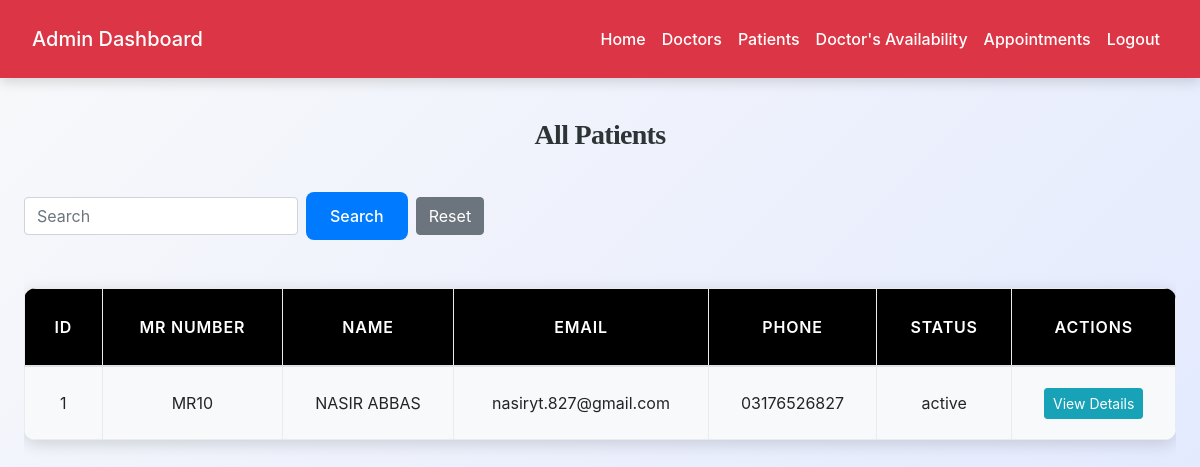
Page /admin/view_patients.php (signed in) on the committed database.
### tables this page shows
CREATE TABLE `patients` (
  `id` int(11) NOT NULL,
  `mr_number` varchar(20) NOT NULL,
  `name` varchar(100) NOT NULL,
  `email` varchar(100) DEFAULT NULL,
  `phone` varchar(15) NOT NULL,
  `password` varchar(255) DEFAULT NULL,
  `blood_group` varchar(10) DEFAULT NULL,
  `allergies` text DEFAULT NULL,
  `emergency_contact_name` varchar(150) DEFAULT NULL,
  `date_of_birth` date DEFAULT NULL,
  `gender` enum('male','female','other') DEFAULT NULL,
  `address` text DEFAULT NULL,
  `guardian_name` varchar(100) DEFAULT NULL,
  `guardian_phone` varchar(15) DEFAULT NULL,
  `registration_date` date DEFAULT curdate(),
  `status` enum('active','inactive') DEFAULT 'active',
  `created_at` timestamp NOT NULL DEFAULT current_timestamp()
);

### admin/view_patients.php (the view, shortened to what this page needs)
<?php
include('config.php');
$search = isset($_GET['search']) ? $conn->real_escape_string($_GET['search']) : '';
$query="SELECT * FROM patients";
$query.=" ORDER BY id DESC";
$res = $conn->query($query);
?>
<!DOCTYPE html>
<html>
<head>
    <link rel="stylesheet" href="https://stackpath.bootstrapcdn.com/bootstrap/4.5.2/css/bootstrap.min.css">
    <link rel="stylesheet" href="../css/style.css">
</head>
<body>
<?php include('admin_navbar.php'); ?>
<div class="container mt-4">
    <h3>All Patients</h3>
    <form method="GET" class="form-inline mb-3">
        <input type="text" name="search" placeholder="Search" class="form-control mr-2" value="<?= htmlspecialchars($search) ?>">
        <button class="btn btn-primary">Search</button>
        <a href="view_patients.php" class="btn btn-secondary ml-2">Reset</a>
    </form>
    <div class="table-responsive">
        <table class="table table-bordered table-hover">
            <thead>
                <tr>
                    <th>ID</th>
                    <th>MR Number</th>
                    <th>Name</th>
                    <th>Email</th>
                    <th>Phone</th>
                    <th>Status</th>
                    <th>Actions</th>
                </tr>
            </thead>
            <tbody>
            <?php
            if($res->num_rows>0){
                while($row=$res->fetch_assoc()){
                    echo "<tr>
                        <td>{$row['id']}</td>
                        <td>{$row['mr_number']}</td>
                        <td>{$row['name']}</td>
                        <td>{$row['email']}</td>
                        <td>{$row['phone']}</td>
                        <td>{$row['status']}</td>
                        <td>
                            <a href='patient_details.php?id={$row['id']}' class='btn btn-info btn-sm'>View Details</a>
                        </td>
                    </tr>";
                }
            }else{
                echo "<tr><td colspan='7' class='text-center'>No patients found.</td></tr>";
            }
            ?>
            </tbody>
        </table>
    </div>
</div>
</body>
</html>

### css/style.css (style rules this page uses)
:root { --primary: #007bff; --secondary: #6c757d; --success: #28a745; --info: #17a2b8; --warning: #ffc107; --danger: #dc3545; --light: #f8f9fa; --dark: #2d3436; --accent: #ff6f61; --highlight: #6f42c1; --shadow: rgba(0, 0, 0, 0.15); --transition: all 0.3s ease-in-out; }
body { font-family: 'Inter', 'Segoe UI', Tahoma, Geneva, Verdana, sans-serif; background: linear-gradient(135deg, var(--light) 0%, #e0e7ff 100%); color: var(--dark); line-height: 1.8; margin: 0; padding: 0; min-height: 100vh; font-size: 16px; }
h1, h2, h3, h4 { text-align: center; margin: 2.5rem 0; font-family: 'Georgia', 'Times New Roman', serif; color: var(--dark); font-weight: 700; letter-spacing: -0.025em; }
h3 { font-size: 1.75rem; }
.container { max-width: 1200px; margin: 0 auto 3rem; padding: 0 1.5rem; }
.table { width: 100%; border-collapse: collapse; margin: 2rem 0; font-size: 1rem; background-color: #ffffff; border-radius: 12px; overflow: hidden; box-shadow: 0 4px 16px var(--shadow); transition: var(--transition); }
.table th, .table td { padding: 1.25rem; border: 1px solid #e9ecef; text-align: center; vertical-align: middle; }
.table thead th { background-color: rgb(0, 0, 0); color: white; font-weight: 600; text-transform: uppercase; letter-spacing: 0.05em; padding: 1.5rem; }
.table tbody tr { transition: var(--transition); }
.table tbody tr:nth-child(odd) { background-color: var(--light); }
.btn-primary { background-color: var(--primary); color: #fff; border: none; border-radius: 8px; padding: 0.75rem 1.5rem; font-size: 1rem; font-weight: 500; cursor: pointer; transition: var(--transition); display: inline-flex; align-items: center; justify-content: center; }
a { color: var(--primary); text-decoration: none; font-weight: 500; transition: var(--transition); }

### rows in the picture
patients: id "1", mr_number "MR10", name "NASIR ABBAS", email "nasiryt.827@gmail.com", phone "03176526827", status "active"
